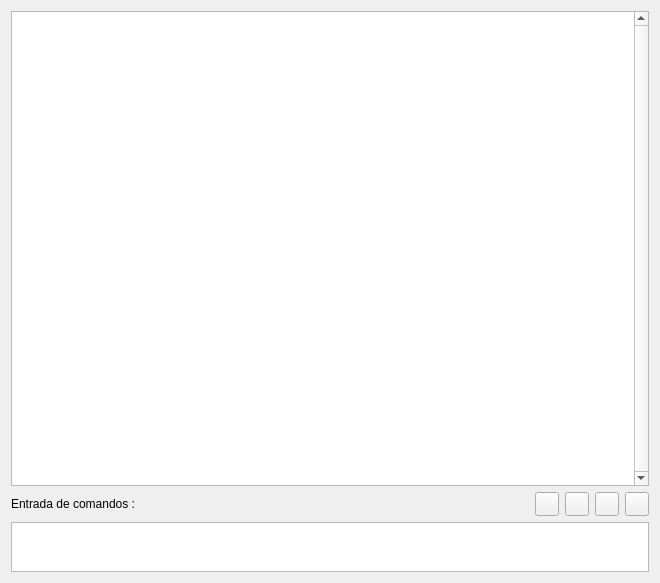
<ui version="4.0" >
 <class>AQConsole</class>
 <widget class="QWidget" name="AQConsole" >
  <property name="geometry" >
   <rect>
    <x>0</x>
    <y>0</y>
    <width>660</width>
    <height>583</height>
   </rect>
  </property>
  <property name="windowTitle" >
   <string>AQConsole</string>
  </property>
  <property name="windowIcon" >
   <iconset resource="../gui.qrc" >
    <normaloff>:/images/icon.png</normaloff>:/images/icon.png</iconset>
  </property>
  <layout class="QVBoxLayout" >
   <item>
    <widget class="QTextEdit" name="tedOutput" >
     <property name="focusPolicy" >
      <enum>Qt::NoFocus</enum>
     </property>
     <property name="contextMenuPolicy" >
      <enum>Qt::NoContextMenu</enum>
     </property>
     <property name="acceptDrops" >
      <bool>false</bool>
     </property>
     <property name="toolTip" >
      <string>Salida de la ejecución de comandos</string>
     </property>
     <property name="statusTip" >
      <string>Salida de la ejecución de comandos</string>
     </property>
     <property name="whatsThis" >
      <string>Salida de la ejecución de comandos</string>
     </property>
     <property name="verticalScrollBarPolicy" >
      <enum>Qt::ScrollBarAlwaysOn</enum>
     </property>
     <property name="undoRedoEnabled" >
      <bool>false</bool>
     </property>
     <property name="readOnly" >
      <bool>true</bool>
     </property>
     <property name="textInteractionFlags" >
      <set>Qt::TextBrowserInteraction</set>
     </property>
    </widget>
   </item>
   <item>
    <layout class="QHBoxLayout" >
     <item>
      <widget class="QLabel" name="label" >
       <property name="text" >
        <string>Entrada de comandos :</string>
       </property>
      </widget>
     </item>
     <item>
      <spacer>
       <property name="orientation" >
        <enum>Qt::Horizontal</enum>
       </property>
       <property name="sizeHint" stdset="0" >
        <size>
         <width>341</width>
         <height>24</height>
        </size>
       </property>
      </spacer>
     </item>
     <item>
      <widget class="QPushButton" name="pbExec" >
       <property name="minimumSize" >
        <size>
         <width>24</width>
         <height>24</height>
        </size>
       </property>
       <property name="maximumSize" >
        <size>
         <width>24</width>
         <height>24</height>
        </size>
       </property>
       <property name="focusPolicy" >
        <enum>Qt::NoFocus</enum>
       </property>
       <property name="toolTip" >
        <string>Ejecutar comando (Ctrl+Retorno)</string>
       </property>
       <property name="statusTip" >
        <string>Ejecutar comando (Ctrl+Retorno)</string>
       </property>
       <property name="whatsThis" >
        <string>Ejecutar comando (Ctrl+Retorno)</string>
       </property>
       <property name="icon" >
        <iconset resource="../gui.qrc" >
         <normaloff>:/images/yes.png</normaloff>:/images/yes.png</iconset>
       </property>
       <property name="shortcut" >
        <string>Ctrl+Return</string>
       </property>
      </widget>
     </item>
     <item>
      <widget class="QPushButton" name="pbHistoUp" >
       <property name="minimumSize" >
        <size>
         <width>24</width>
         <height>24</height>
        </size>
       </property>
       <property name="maximumSize" >
        <size>
         <width>24</width>
         <height>24</height>
        </size>
       </property>
       <property name="focusPolicy" >
        <enum>Qt::NoFocus</enum>
       </property>
       <property name="toolTip" >
        <string>Histórico de comandos arriba (Ctrl+Arriba)</string>
       </property>
       <property name="statusTip" >
        <string>Histórico de comandos arriba (Ctrl+Arriba)</string>
       </property>
       <property name="whatsThis" >
        <string>Histórico de comandos arriba (Ctrl+Arriba)</string>
       </property>
       <property name="icon" >
        <iconset resource="../gui.qrc" >
         <normaloff>:/images/up.png</normaloff>:/images/up.png</iconset>
       </property>
       <property name="shortcut" >
        <string>Ctrl+Up</string>
       </property>
      </widget>
     </item>
     <item>
      <widget class="QPushButton" name="pbHistoDown" >
       <property name="minimumSize" >
        <size>
         <width>24</width>
         <height>24</height>
        </size>
       </property>
       <property name="maximumSize" >
        <size>
         <width>24</width>
         <height>24</height>
        </size>
       </property>
       <property name="focusPolicy" >
        <enum>Qt::NoFocus</enum>
       </property>
       <property name="toolTip" >
        <string>Histórico de comandos abajo (Ctrl+Abajo)</string>
       </property>
       <property name="statusTip" >
        <string>Histórico de comandos abajo (Ctrl+Abajo)</string>
       </property>
       <property name="whatsThis" >
        <string>Histórico de comandos abajo (Ctrl+Abajo)</string>
       </property>
       <property name="icon" >
        <iconset resource="../gui.qrc" >
         <normaloff>:/images/down.png</normaloff>:/images/down.png</iconset>
       </property>
       <property name="shortcut" >
        <string>Ctrl+Down</string>
       </property>
      </widget>
     </item>
     <item>
      <widget class="QPushButton" name="pbAutoCompletion" >
       <property name="minimumSize" >
        <size>
         <width>24</width>
         <height>24</height>
        </size>
       </property>
       <property name="maximumSize" >
        <size>
         <width>24</width>
         <height>24</height>
        </size>
       </property>
       <property name="focusPolicy" >
        <enum>Qt::NoFocus</enum>
       </property>
       <property name="toolTip" >
        <string>Autocomplementar ( Tab )</string>
       </property>
       <property name="statusTip" >
        <string>Autocomplementar ( Tab )</string>
       </property>
       <property name="whatsThis" >
        <string>Autocomplementar ( Tab )</string>
       </property>
       <property name="icon" >
        <iconset resource="../gui.qrc" >
         <normaloff>:/images/info.png</normaloff>:/images/info.png</iconset>
       </property>
      </widget>
     </item>
    </layout>
   </item>
   <item>
    <widget class="QTextEdit" name="tedInput" >
     <property name="maximumSize" >
      <size>
       <width>16777215</width>
       <height>50</height>
      </size>
     </property>
     <property name="toolTip" >
      <string>Entrada de comandos</string>
     </property>
     <property name="statusTip" >
      <string>Entrada de comandos</string>
     </property>
     <property name="whatsThis" >
      <string>Entrada de comandos</string>
     </property>
    </widget>
   </item>
  </layout>
 </widget>
 <resources>
  <include location="../gui.qrc" />
 </resources>
 <connections/>
</ui>
